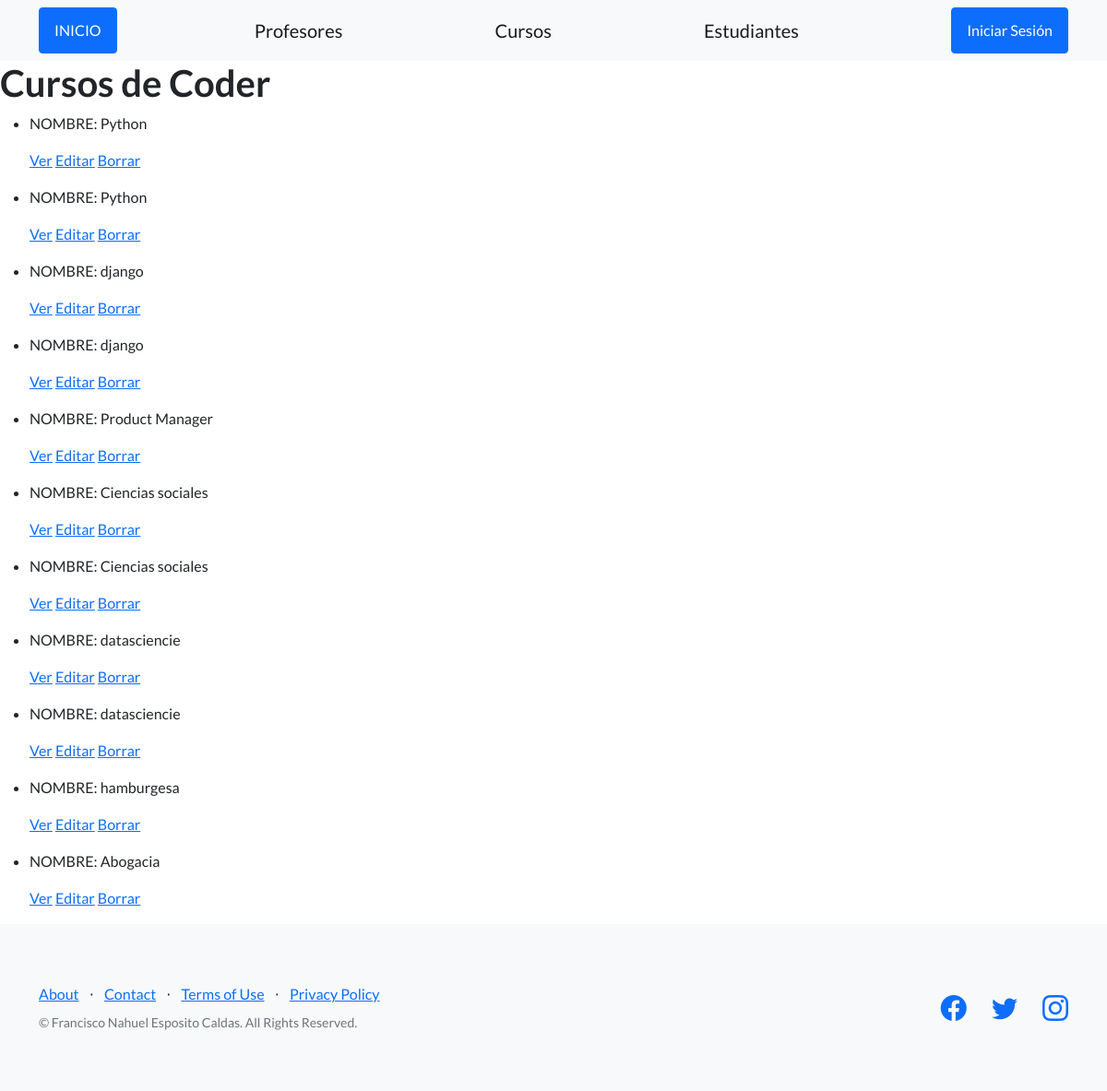
/app_coder/curso_list, run on an earlier commit of the app's database.
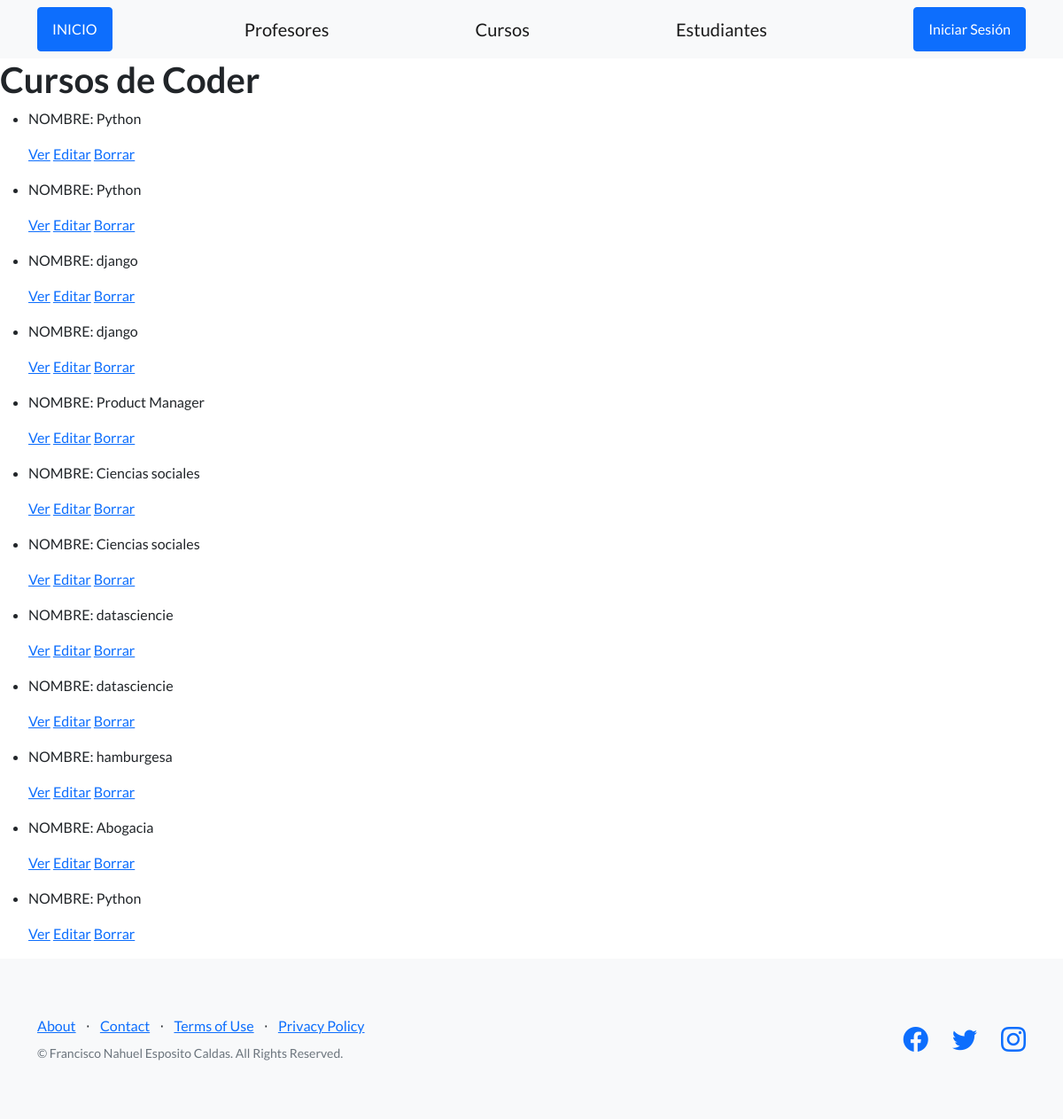
And on a later commit of the database.
### app_coder/models.py (models this page shows, shortened)
class Curso(models.Model):
    nombre = models.CharField(max_length=40)
    camada = models.IntegerField()

### app_coder/views.py (the view)
# urls.py: path('curso_list', views.curso_list.as_view(), name='curso_list'),
class curso_list(ListView):
    model = Curso
    template_name = "app_coder/lists/curso_list.html"

### app_coder/templates/app_coder/lists/curso_list.html
{% extends "app_coder/index.html" %}
{% load static %}
{% block contenido %}
<body>
    <h1>Cursos de Coder</h1>
    <div>
        <ul>
            {% for curso in object_list %}
                <li>
                    <p>NOMBRE: {{ curso.nombre }}</p>
                    <p>
                        <a href=" {% url 'curso_detail' curso.id %} ">Ver</a>
                        <a href=" {% url 'curso_update' curso.id %} ">Editar</a>
                        <a href=" {% url 'curso_delete' curso.id %} ">Borrar</a>
                    </p>
                </li>
            {% endfor %}
        </ul>
    </div>
</body>
{% endblock %}

What changed in the data, as far as the page shows it:
added Curso: nombre "Python"
